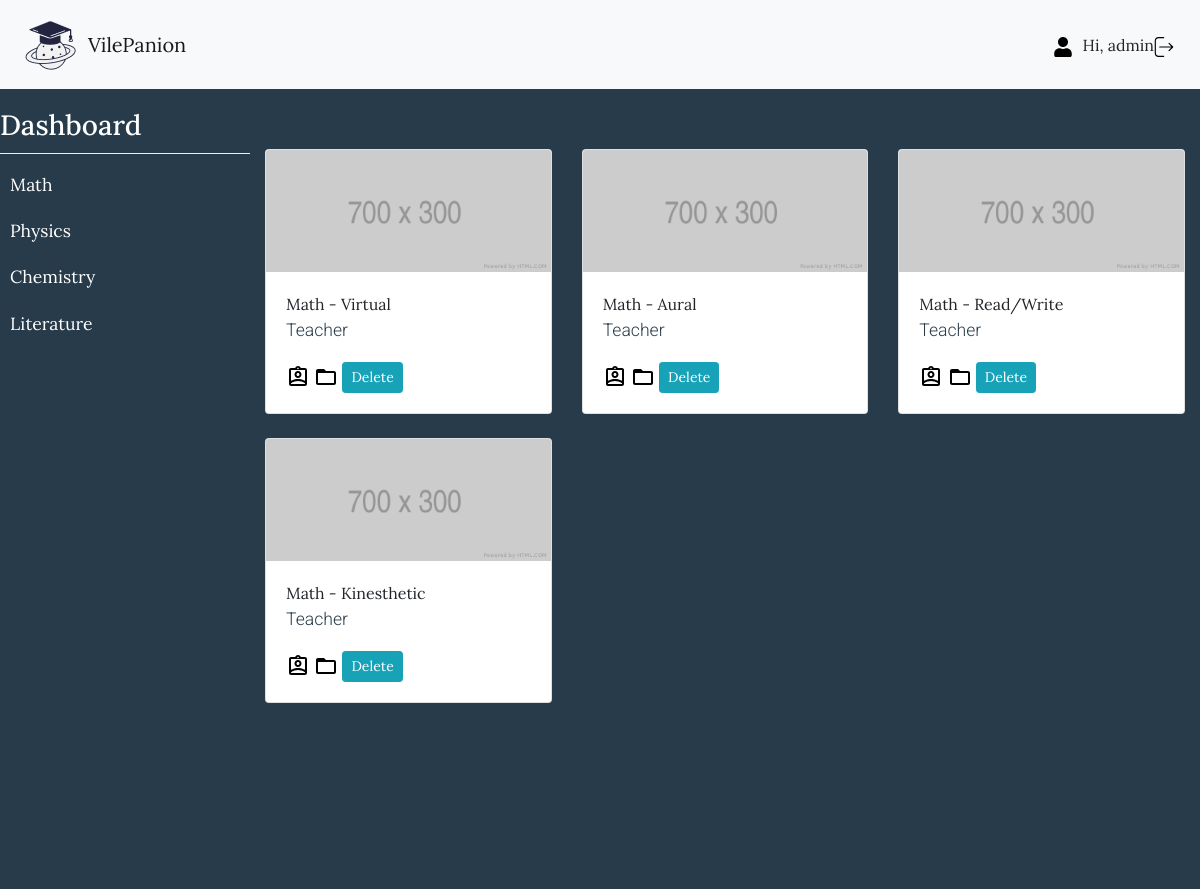
Page /material.php?subjectid=0 (signed in) on the committed database.
### tables this page shows
CREATE TABLE `subjects` (
  `subjectid` int(11) NOT NULL,
  `subjectname` varchar(250) NOT NULL
);

CREATE TABLE `material` (
  `subjectid` int(11) NOT NULL,
  `materialid` text DEFAULT NULL,
  `materialtype` varchar(250) DEFAULT NULL,
  `authorid` int(11) NOT NULL,
  `content` varchar(250) DEFAULT NULL
);

CREATE TABLE `account` (
  `accountid` int(11) NOT NULL,
  `username` varchar(250) DEFAULT NULL,
  `pwd` varchar(250) DEFAULT NULL,
  `name` varchar(250) DEFAULT NULL,
  `email` varchar(250) DEFAULT NULL,
  `avatar` varchar(250) DEFAULT NULL,
  `activated` int(5) DEFAULT 0
);

### material.php (the view, shortened to what this page needs)
<?php
    require("connection.php");
    $hidden = '';
    if ($_SESSION["activecode"] == 2){
            $hidden = 'hidden';
        } else {
            $hidden = '';
        }
    ?>
<!DOCTYPE html>
<html lang="en">
<head>
    <link rel="stylesheet" href="https://maxcdn.bootstrapcdn.com/bootstrap/4.5.2/css/bootstrap.min.css">
    <link rel="stylesheet" href="path/to/font-awesome/css/font-awesome.min.css">
    <link rel="stylesheet" href="./css/style.css">
</head>
<body>
<nav class="navbar navbar-expand-lg navbar-light bg-light">
    <img src="./img/logo.png">
    <a class="navbar-brand" href="dashboard.php">VilePanion</a>
    <div class="collapse navbar-collapse" id="collapsibleNavbar">
        <ul class="navbar-nav ml-auto">
            <li class="nav-item active">
                <li><img src="./img/user.svg" alt="" class="icon"> </li>
                <li class="ml-auto"> Hi, <?php echo $_SESSION['user']; ?></li>
            </li>
            <li class="nav-item active">
                <a href="logout.php">
                    <img src="./img/logout.svg" alt="" class="icon">
                </a>
            </li>
        </ul>
    </div>
</nav>
<div class="wrapper">
    <nav id="sidebar">
        <ul class="list-unstyled components">
            <h3>Dashboard</h3>
            <?php
                $sql_list = "SELECT * FROM subjects";
                $result_list = mysqli_query($conn,$sql_list);
                while ($row_list = $result_list -> fetch_assoc()){
                    $subjectid = $row_list["subjectid"];
                    $subjectname = $row_list["subjectname"];
            ?>
                <li>
                    <a href="material.php?subjectid=<?php echo $subjectid?>"><?php echo $subjectname?></a>
                </li>
            <?php } ?>
        </ul>
    </nav>
    <div class="container" style="margin-top: 60px">
        <div class="row">
            <?php
                require("connection.php");
                $subjectid = $_GET["subjectid"];
                $sql_list = "SELECT * FROM material WHERE subjectid = '$subjectid'";
                $result_list = mysqli_query($conn,$sql_list);
                while ($row_list = $result_list -> fetch_assoc())
                {
                    $materialid = $row_list["materialid"];
                    $materialtype = $row_list["materialtype"];
                    $content = $row_list["content"];
                    $authorid = $row_list["authorid"];
                    $sql_accountid1 = "SELECT name FROM account WHERE accountid = '$authorid'";
                    $result3 = mysqli_query($conn,$sql_accountid1);
                    $row3 = $result3->fetch_assoc();
                    $authorname = $row3["name"];
                    $sql_subjectname = "SELECT subjectname FROM subjects WHERE subjectid = '$subjectid'";
                    $result4 = mysqli_query($conn,$sql_subjectname);
                    $row4 = $result4->fetch_assoc();
                    $subjectname = $row4["subjectname"];
            ?>
                <div class="col-lg-4 col-md-6 mb-4">
                    <div class="card">
                        <img src="<?php echo $content ?>" class="card-img-top" alt="...">
                        <div class="card-body">
                            <a href="detail_material.php?subjectid=<?php echo $subjectid ?>&materialid=<?php echo $materialid?>"><?php echo $subjectname. " - " . $materialtype ?></a>
                            <p class="card-text"><?php echo $authorname ?></p>
                            <span jsslot="" class="XuQwKc"><span class="GmuOkf"></span></span>
                            <span jsslot="" class="XuQwKc"><span class="GmuOkf"><svg focusable="false" width="24" height="24" viewBox="0 0 24 24" class=" NMm5M"><path d="M20 6h-8l-2-2H4c-1.1 0-1.99.9-1.99 2L2 18c0 1.1.9 2 2 2h16c1.1 0 2-.9 2-2V8c0-1.1-.9-2-2-2zm0 12H4V8h16v10z"></path></svg></span></span>
            <?php
                if ($_SESSION["activecode"] == 0){
            ?>
                            <a href="delete_material.php?materialid=<?php echo $materialid ?>" class="btn btn-info btn-sm">Delete</a>
                <?php } else if (($_SESSION["activecode"] != 0)) {
                ?>
                            <a href="delete_material.php?materialid=<?php echo $materialid ?>" class="btn btn-info btn-sm" <?php echo $hidden ?>>Delete</a>
                    <?php } ?>
                        </div>
                    </div>
                </div>
            <?php } ?>
        </div>
    </div>
</div>
</body>
</html>

### css/style.css (style rules this page uses)
body { font-family: 'Lora', sans-serif; background: #273B4A; }
p { font-family: 'Roboto', sans-serif; font-size: 1.1em; font-weight: 300; line-height: 1.7em; color: #273B4A; }
a, a:hover, a:focus { color: inherit; text-decoration: none; transition: all 0.3s; }
#sidebar { background: #273B4A; color: #fff; transition: all 0.3s; }
#sidebar ul.components { padding: 20px 0; border-bottom: 1px solid #273B4A; }
#sidebar ul li a { padding: 10px; font-size: 1.1em; display: block; }
.wrapper { display: flex; align-items: stretch; }
#sidebar { min-width: 250px; max-width: 250px; min-height: 100vh; }
h3 { border: 0 solid #efefef; border-bottom-width: 1px; padding-bottom: 10px; }
.icon { width: 20px; height: 20px; margin: 0 10px 0 0; }

### rows in the picture
subjects: subjectname "Math"
subjects: subjectname "Physics"
subjects: subjectname "Chemistry"
subjects: subjectname "Literature"
material: content (placeholder picture), subjectid.subjectname "Math", materialtype "Virtual", authorid.name "Teacher"
material: content (placeholder picture), subjectid.subjectname "Math", materialtype "Aural", authorid.name "Teacher"
material: content (placeholder picture), subjectid.subjectname "Math", materialtype "Read/Write", authorid.name "Teacher"
material: content (placeholder picture), subjectid.subjectname "Math", materialtype "Kinesthetic", authorid.name "Teacher"

### other values in the picture
$_SESSION['user'] "admin"
